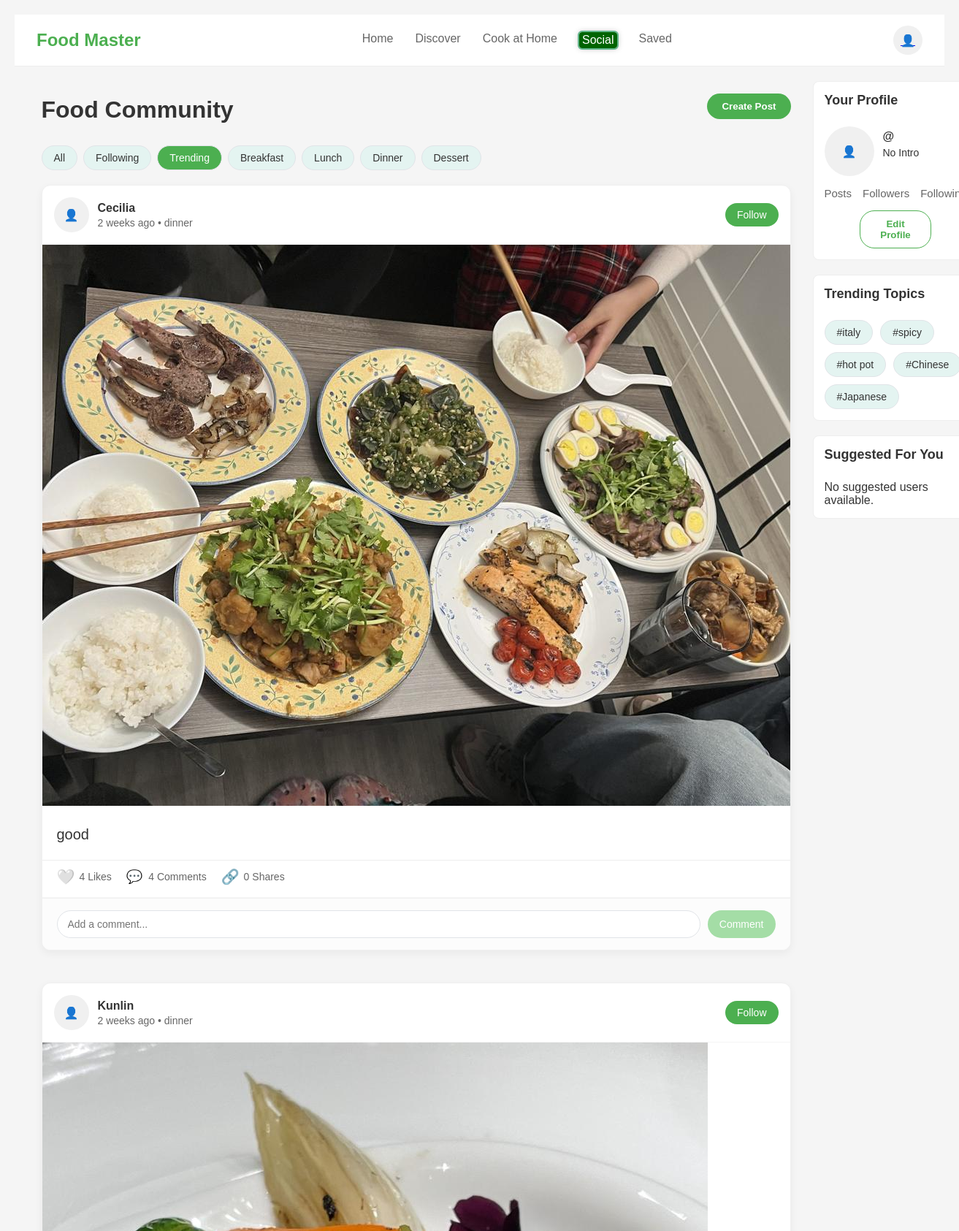
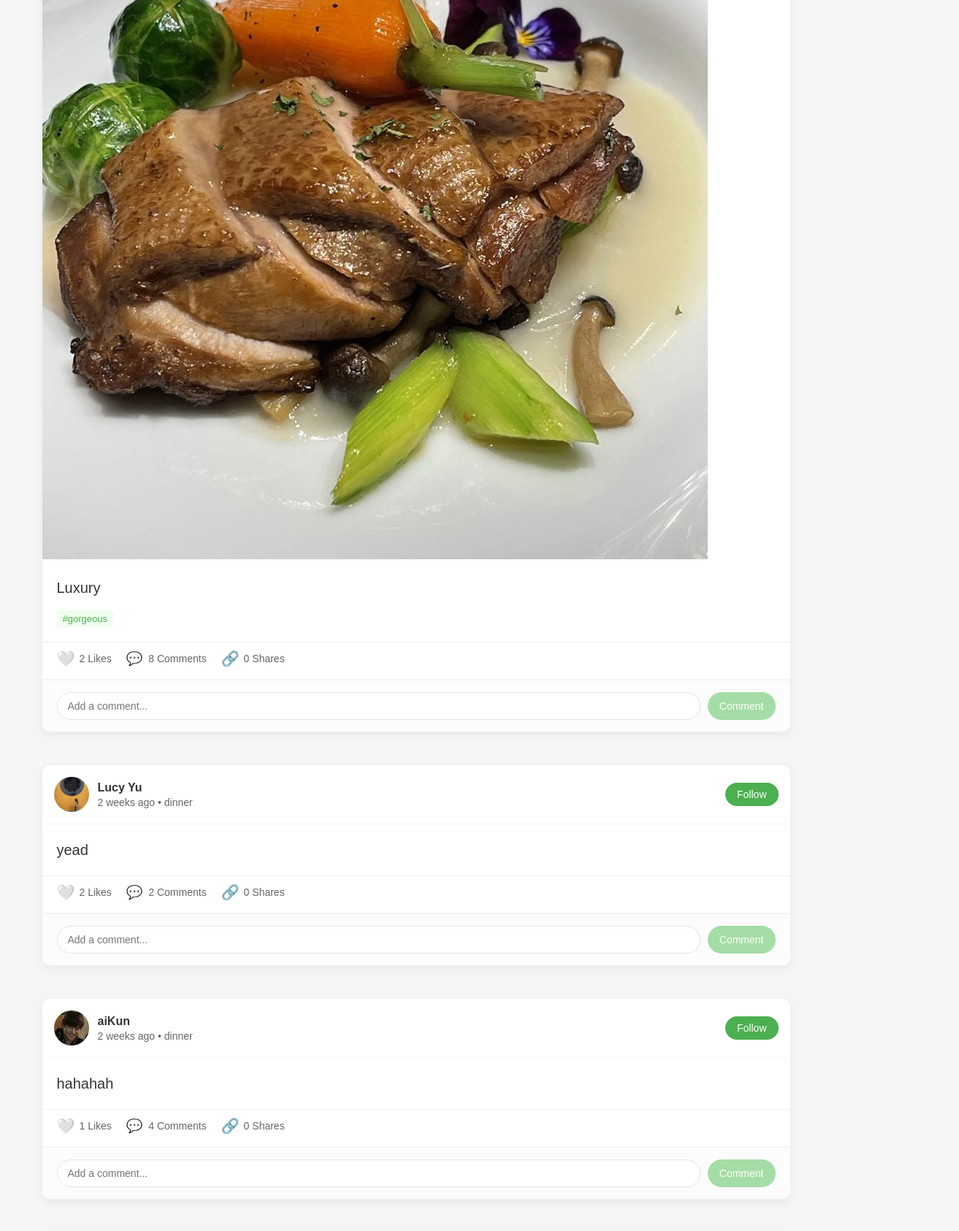
The page /social/?filter=trending (upper part) on the database its author committed (2 pictures, top to bottom).
### foodmaster/models.py (models this page shows, shortened)
class Post(models.Model):
    author = models.ForeignKey(settings.AUTH_USER_MODEL, on_delete=models.CASCADE)
    content = models.TextField()
    category = models.CharField(max_length=50, blank=True, null=True)
    tags = models.JSONField(default=list, blank=True)
    created_at = models.DateTimeField(auto_now_add=True)
    updated_at = models.DateTimeField(auto_now=True)
    photo = models.ImageField(upload_to='post_photos/', blank=True, null=True)
    likes = models.ManyToManyField(settings.AUTH_USER_MODEL, related_name='liked_posts', blank=True)
    shared_from = models.ForeignKey('self', null=True, blank=True, on_delete=models.SET_NULL, related_name='shares')
    shared_restaurant_place_id = models.CharField(max_length=255, blank=True, null=True)
    shared_restaurant_name = models.CharField(max_length=255, blank=True, null=True)
    shared_restaurant_city = models.CharField(max_length=255, blank=True, null=True)
    shared_cuisine = models.CharField(max_length=255, blank=True, null=True)
    def total_likes(self):
        return self.likes.count()

class Profile(models.Model):
    user = models.OneToOneField(User, on_delete=models.CASCADE)
    full_name = models.CharField(max_length=255, blank=True)
    bio = models.TextField(blank=True, null=True)
    profile_image = models.ImageField(upload_to='profile_images/', blank=True, null=True)
    followers = models.ManyToManyField(settings.AUTH_USER_MODEL, related_name='following_profiles', blank=True)
    following = models.ManyToManyField(
        settings.AUTH_USER_MODEL,
        related_name='followers_profiles',
        blank=True
    )

### foodmaster/views.py (the view)
# urls.py: path('social/', views.social_feed_view, name='social_feed'),
def social_feed_view(request):
    posts = Post.objects.all()
    filter_value = request.GET.get('filter', '')
    if filter_value == 'following':
        posts = posts.filter(author__profile__followers=request.user)
    elif filter_value in ['breakfast', 'lunch', 'dinner', 'dessert']:
        posts = posts.filter(category__iexact=filter_value)
    elif filter_value == 'all':
        pass
    if filter_value == 'trending':
        posts = posts.annotate(num_likes=Count('likes')).order_by('-num_likes')
    else:
        posts = posts.order_by('-created_at')
    all_tags = []
    for post in posts:
        if post.tags:
            all_tags.extend(post.tags)
    trending_tags = [tag for tag, count in Counter(all_tags).most_common(5)]
    suggested_users = []
    if request.user.is_authenticated:
        suggested_users = get_suggested_users(request.user)
    context = {
        'posts': posts,
        'suggested_users': suggested_users,
        'trending_tags': trending_tags,
    }
    return render(request, 'foodmaster/social_feed.html', context)

### foodmaster/templates/foodmaster/social_feed.html (shortened to what this page needs)
{% extends 'foodmaster/base.html' %}
{% load single_timesince %}
{% block content %}
<div class="wireframe-section">
    <div class="split-content">
      <div class="main-content">
        <div style="display: flex; justify-content: space-between; align-items: center; margin-bottom: 20px;">
          <h1>Food Community</h1>
          <a href="{% url 'create_post' %}"><button class="btn btn-primary">Create Post</button></a>
        </div>
        <div class="filters" style="display: flex; flex-wrap: wrap; gap: 8px; margin-bottom: 20px;">
          <a href="?filter=all" class="filter-chip {% if request.GET.filter == 'all' or not request.GET.filter %}active{% endif %}">All</a>
          <a href="?filter=following" class="filter-chip {% if request.GET.filter == 'following' %}active{% endif %}">Following</a>
          <a href="?filter=trending" class="filter-chip {% if request.GET.filter == 'trending' %}active{% endif %}">Trending</a>
          <a href="?filter=breakfast" class="filter-chip {% if request.GET.filter == 'breakfast' %}active{% endif %}">Breakfast</a>
          <a href="?filter=lunch" class="filter-chip {% if request.GET.filter == 'lunch' %}active{% endif %}">Lunch</a>
          <a href="?filter=dinner" class="filter-chip {% if request.GET.filter == 'dinner' %}active{% endif %}">Dinner</a>
          <a href="?filter=dessert" class="filter-chip {% if request.GET.filter == 'dessert' %}active{% endif %}">Dessert</a>
        </div>
        <div class="social-feed">
          {% if posts %}
            {% for post in posts %}
            <div class="post" id="post-{{ post.id }}" data-post-id="{{ post.id }}" style="background-color: white; border-radius: 12px; box-shadow: 0 4px 12px rgba(0,0,0,0.05); margin-bottom: 24px; overflow: hidden; transition: transform 0.2s; border: 1px solid #f0f0f0;">
              <div class="post-header" style="display: flex; align-items: center; padding: 16px; border-bottom: 1px solid #f5f5f5;">
                <div class="post-avatar" style="width: 48px; height: 48px; border-radius: 50%; overflow: hidden; margin-right: 12px;">
                  {% if post.author.profile.profile_image %}
                    <img src="{{ post.author.profile.profile_image.url }}" alt="Profile Image" style="width: 100%; height: 100%; object-fit: cover;">
                  {% else %}
                    👤
                  {% endif %}
                </div>
                <div style="flex: 1;">
                  <div style="font-weight: 600; font-size: 16px; color: #333;">{{ post.author }}</div>
                  <div style="margin-top: 3px; font-size: 14px; color: #666;">{{ post.created_at|single_timesince }} • {{ post.category }}</div>
                </div>
                {% if request.user != post.author %}
                  {% if request.user in post.author.profile.followers.all %}
                    <button class="follow-btn following" data-profile-id="{{ post.author.profile.id }}" onclick="toggleFollow(this)"
                      style="background-color: #f0f0f0; color: #333; border: none; border-radius: 20px; padding: 8px 16px; font-size: 14px; cursor: pointer; transition: all 0.2s;">
                      Unfollow
                    </button>
                  {% else %}
                    <button class="follow-btn" data-profile-id="{{ post.author.profile.id }}" onclick="toggleFollow(this)"
                      style="background-color: #4CAF50; color: white; border: none; border-radius: 20px; padding: 8px 16px; font-size: 14px; cursor: pointer; transition: all 0.2s;">
                      Follow
                    </button>
                  {% endif %}
                {% endif %}
              </div>
              {% if post.postimage_set.all %}
                <div class="image-slider" style="position: relative; background-color: #f2f2f2">
                  <div class="slider-wrapper" style="display: flex;">
                    {% for img in post.postimage_set.all %}
                      <img src="{{ img.image.url }}" loading="lazy"
                          alt="Post Photo"
                          style="width: 100%; flex-shrink: 0; transition: transform 0.3s;"
                          class="slider-image">
                    {% endfor %}
                  </div>
                  {% if post.postimage_set.all|length > 1 %}
                    <button class="slider-prev">◀</button>
                    <button class="slider-next">▶</button>
                  {% endif %}
                </div>
                {% elif post.photo %}
                <div class="post-image-container">
                  <img src="{{ post.photo.url }}" loading="lazy" alt="Post Photo">
                </div>
                {% endif %}
              <div style="padding: 20px;">
                <p style="font-size: 20px; line-height: 1.5; color: #333; margin: 0;">{{ post.content }}</p>
                {% if post.tags %}
                <div style="display: flex; flex-wrap: wrap; gap: 8px; margin-top: 16px;">
                  {% for tag in post.tags %}
                  <span style="background-color: #f0fff0; color: #4CAF50; border-radius: 4px; padding: 4px 8px; font-size: 13px; font-weight: 500;">#{{ tag }}</span>
                  {% endfor %}
                </div>
                {% endif %}
              </div>
              <div class="post-actions" style="display: flex; align-items: center; padding: 0 20px 16px; gap: 20px; border-bottom: 1px solid #f5f5f5; ">
                <div style="display: flex; align-items: center; gap: 6px; margin-top: 10px;">
                  <button class="like-btn" data-post-id="{{ post.id }}" onclick="toggleLike(this)"
                    style=" background: none; border: none; font-size: 20px; cursor: pointer; transition: transform 0.2s; display: flex; align-items: center; padding: 0;">
                    {% if request.user in post.likes.all %}
                      ❤️
                    {% else %}
                      🤍
                    {% endif %}
                  </button>
                  <span class="like-count" style="font-size: 14px; color: #666;">{{ post.total_likes }} Likes</span>
                </div>
                <span class="comment-count" onclick="toggleComments(this)" style="cursor: pointer; display: inline-flex; align-items: center; gap: 4px; font-size: 14px; color: #666; margin-top: 10px;">
                  <span style="font-size: 18px;">💬</span> {{ post.comments.count }} Comments
                </span>
                <div style="display: flex; align-items: center; gap: 6px;">
                  <a href="{% url 'share_post' post.id %}" style="text-decoration: none; font-size: 20px; color: #666; margin-top: 10px;">🔗</a>
                  <span class="share-count" style="font-size:14px; color:#666; margin-top: 10px;">{{ post.shares.count }} Shares</span>
                </div>
              </div>
              <form class="comment-form" data-post-id="{{ post.id }}" onsubmit="addComment(event, this)"
                style="display: flex; padding: 16px 20px; gap: 10px; background-color: #fcfcfc; border-top: 1px solid #f0f0f0;">
                <input type="text" name="content" placeholder="Add a comment..."
                  style="flex: 1; padding: 10px 14px; border: 1px solid #e1e4e8; border-radius: 20px; font-size: 14px; outline: none; transition: border 0.2s;">
                <button type="submit"
                  style="background-color: #a4dda6; color: white; border: none; border-radius: 20px; padding: 8px 16px; font-size: 14px; cursor: pointer; transition: background-color 0.2s;">
                  Comment
                </button>
              </form>
            </div>
            {% endfor %}
          {% endif %}
        </div>
      </div>
      <div class="sidebar">
        <div style="background-color: white; border-radius: 8px; border: 1px solid #eee; padding: 15px; margin-bottom: 20px;">
          <div class="sidebar-title">Your Profile</div>
          <div style="display: flex; margin-bottom: 15px;">
            <div class="post-avatar" style="width: 68px; height: 68px; border-radius: 50%; overflow: hidden; margin-right: 12px;">
              {% if user.profile.profile_image %}
                <img src="{{ user.profile.profile_image.url }}" alt="Profile Image" style="width:100%; height:100%; object-fit: cover;">
              {% else %}
                👤
              {% endif %}
            </div>
            <div>
              <div style="font-size: 16px; font-weight: bold; margin-top: 5px">@{{ user.username }}</div>
              <div style="font-size: 14px; margin-top: 5px;">{{ user.profile.bio|default:"No Intro" }}</div>
            </div>
          </div>
          <div style="display: flex; gap: 15px; margin-bottom: 15px; justify-content: space-evenly;">
            <div style="display: flex; flex-direction: column; align-items: center;">
              <div style="font-size: 15px; color: #666;">Posts</div>
            </div>
            <div style="display: flex; flex-direction: column; align-items: center;">
              <div style="font-size: 15px; color: #666;">Followers</div>
            </div>
            <div style="display: flex; flex-direction: column; align-items: center;">
              <div style="font-size: 15px; color: #666;">Following</div>
            </div>
          </div>
        <div style="text-align: center;">
          <a href="{% url 'profile' %}"><button class="btn btn-secondary" style="width: 50%;">Edit Profile</button></a>
        </div>
        </div>
        <div style="background-color: white; border-radius: 8px; border: 1px solid #eee; padding: 15px; margin-bottom: 20px;">
          <div class="sidebar-title">Trending Topics</div>
          <div style="display: flex; flex-wrap: wrap; gap: 10px; margin-top: 10px;">
            {% for tag in trending_tags %}
              <div class="filter-chip">#{{ tag }}</div>
            {% endfor %}
          </div>
        </div>
        <div style="background-color: white; border-radius: 8px; border: 1px solid #eee; padding: 15px;">
          <div class="sidebar-title">Suggested For You</div>
          {% if suggested_users %}
            {% for suggested in suggested_users %}
            <div style="display: flex; justify-content: space-between; align-items: center; margin-bottom: 15px;">
              <div style="display: flex; align-items: center;">
                <div style="width: 40px; height: 40px; border-radius: 50%; background-color: #f0f0f0; margin-right: 10px; display: flex; align-items: center; justify-content: center;">
                  {% if suggested.profile_image %}
                    <img src="{{ suggested.profile_image.url }}" alt="Profile Image" style="width: 100%; height: 100%;object-fit: cover; border-radius: 50%;">
                  {% else %}
                    👤
                  {% endif %}
                </div>
                <div>
                  <div style="font-weight: bold;">{{ suggested.user.username }}</div>
                  <div style="font-size: 12px; color: #666;">@{{ suggested.user.username }}</div>
                </div>
              </div>
              <button class="btn btn-secondary follow-btn" data-profile-id="{{ suggested.id }}" onclick="toggleFollow(this)">
                {% if request.user in suggested.followers.all %}
                  Unfollow
                {% else %}
                  Follow
                {% endif %}
              </button>
            </div>
            {% endfor %}
          {% else %}
            <div>No suggested users available.</div>
          {% endif %}
        </div>
      </div>
    </div>
  </div>
</div>
{% endblock %}

### rows shown on the page
Post: author "Cecilia", created_at|single_timesince "2 weeks ago", category "dinner", photo (picture), content "good", total_likes "4", comments.count "4", shares.count "0"
Post: author "Kunlin", created_at|single_timesince "2 weeks ago", category "dinner", photo (picture), content "Luxury", tags "gorgeous", total_likes "2", comments.count "8", shares.count "0"
Post: author.profile.profile_image (picture), author "Lucy Yu", created_at|single_timesince "2 weeks ago", category "dinner", content "yead", total_likes "2", comments.count "2", shares.count "0"
Post: author.profile.profile_image (picture), author "aiKun", created_at|single_timesince "2 weeks ago", category "dinner", content "hahahah", total_likes "1", comments.count "4", shares.count "0"

### other values the page prints
{{ user.profile.bio|default:"No Intro" }} "No Intro"
{{ tag }} "italy" "spicy" "hot pot" "Chinese" "Japanese"
